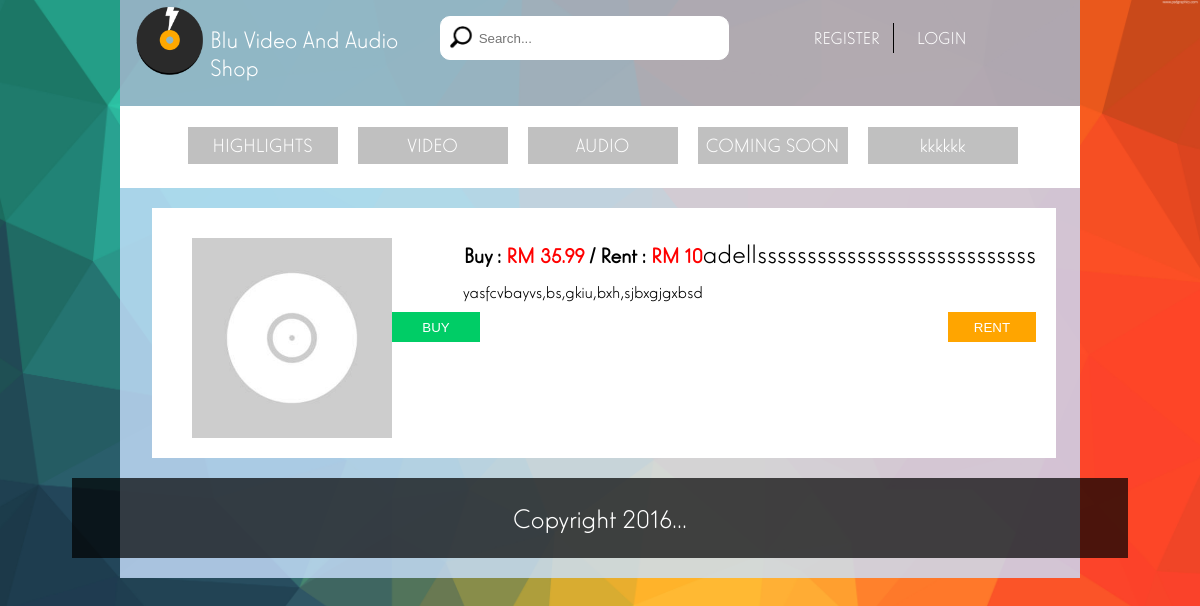
/utility/product_page.php?product_id=1, run on the app's committed database.
### tables this page shows
CREATE TABLE IF NOT EXISTS `product` (
  `Product_ID` int(15) NOT NULL AUTO_INCREMENT,
  `Product_Name` varchar(300) NOT NULL,
  `Product_Description` varchar(1000) NOT NULL,
  `Product_Pic` varchar(1000) NOT NULL DEFAULT '../images/default_album.jpg',
  `Product_Type` int(15) NOT NULL,
  `Product_Category` varchar(500) NOT NULL,
  `Product_Price` double NOT NULL,
  `Product_Rent_Price` double NOT NULL DEFAULT '10',
  `Product_Stock` int(11) NOT NULL,
  `Product_Status` varchar(15) NOT NULL,
  PRIMARY KEY (`Product_ID`)
);

### utility/product_page.php (the view, shortened to what this page needs)
<?php
  $product_id = $_REQUEST['product_id'];
  $product_sql = "select * from product where product_id = ".$product_id." ";
  $product_exe = mysql_query($product_sql);
  $product_row = mysql_num_rows($product_exe);
  $product_image = "";
  do {
    $product_image = $product_row['Product_Pic'];
    $product_name = $product_row['Product_Name'];
    $product_price = $product_row['Product_Price'];
    $product_rent_price = $product_row['Product_Rent_Price'];
    $product_describe = $product_row['Product_Description'];
  }while($product_row = mysql_fetch_array($product_exe));
?>
<!DOCTYPE html>
<html>
<head>
	<link href="../css/main.css" rel="stylesheet" type="text/css" />
  <link href="../css/product.css" rel="stylesheet" type="text/css" />
	<link rel="stylesheet" href="../css/font/elegantlux/elegant_luxmager.css" type="text/css" charset="utf-8" />
</head>
<body>
	<div class="cont section group">
		<?php include('../utility/header.php');?>
		<?php include("../utility/navigation.php");?>
    <div class="cont_element col span_2_of_2 ">
      <div id="" class="product_content_div">
        <div id="" class="product_cover">
          <img src="<?php echo $product_image;?>" id="" class="product_picture"/>
        </div>
        <div id="" class="product_content_name">
          <?php echo $product_name; ?>
        </div>
        <div id="" class="product_content_price">
          <span id="" class="buy_title">Buy :</span> RM <?php echo $product_price; ?><span id="" class="rent_title"> / Rent :</span> RM <?php echo $product_rent_price; ?>
        </div>
        <div id="" class="product_content_description">
          <?php echo $product_describe; ?>
        </div>
        <a href="../visitor/login.php" id="" class="">
          <input type="button" id="" class="product_btn buy_btn" value="BUY">
        </a>
        <a href="../visitor/login.php" id="" class="">
          <input type="button"  id="" class="product_btn rent_btn" value="RENT">
        </a>
      </div>
		</div>
		<?php include("../utility/footer.php");?>
	</div>
</body>
</html>

### css/main.css (style rules this page uses)
body { background-image: url("../images/colorful-triangles-background.jpg"); background-repeat:no-repeat; -webkit-background-size: cover; -moz-background-size: cover; -o-background-size: cover; background-size: cover; margin:0 auto; font-family:elegant_luxmager; }
.cont { background-color:rgba(202, 225, 255, 0.8); width:80%; min-height:70%; margin-left: auto; margin-right: auto; margin-bottom:30px !important; z-index:1; }
.cont_element { margin:0px 4px auto !important; width：100%； }
.section { clear: both; padding: 0px; margin: 0px auto; }
.col { display: block; float:left; margin: 0 ; }
.group:before, .group:after { content:""; display:table; }
.group:after { clear:both; }
.group { zoom:1; }
.span_2_of_2 { width: 100%; }

### css/product.css (style rules this page uses)
.product_content_div { background-color: white; margin:20px auto 0 auto; width: 90%; min-height: 10px; padding: 20px; overflow:hidden; }
.product_cover { float: left; background-color: grey; width: 200px; height: 200px; margin-left: 10px; margin-top: 10px; display: block; position: relative; overflow: hidden; }
.product_btn { width:88px; height:30px; margin-top: 10px; text-align: center; color: white; border:none; }
.rent_btn { float:right; background-color: orange; }
.buy_btn { float: left; background-color: #00CD66; }
.product_cover { margin-left: 20px; margin-top: 10px; }
.product_picture { width: 100%; height: auto; }
.product_content_name { margin-top: 10px; font-size: 28px; float:right; }
.product_content_price { margin-top: 15px; color:red; font-size: 22px; font-weight: bold; float:right; }
.buy_title { color: black; }
.rent_title { color: black; }
.product_content_description { font-size: 18px; word-wrap: break-word; margin-top: 15px; float:right; }

### data on the page
product: Product_Pic (placeholder picture), Product_Name "adellssssssssssssssssssssssssssss", Product_Price "35.99", Product_Rent_Price "10", Product_Description "yasfcvbayvs,bs,gkiu,bxh,sjbxgjgxbsd"
